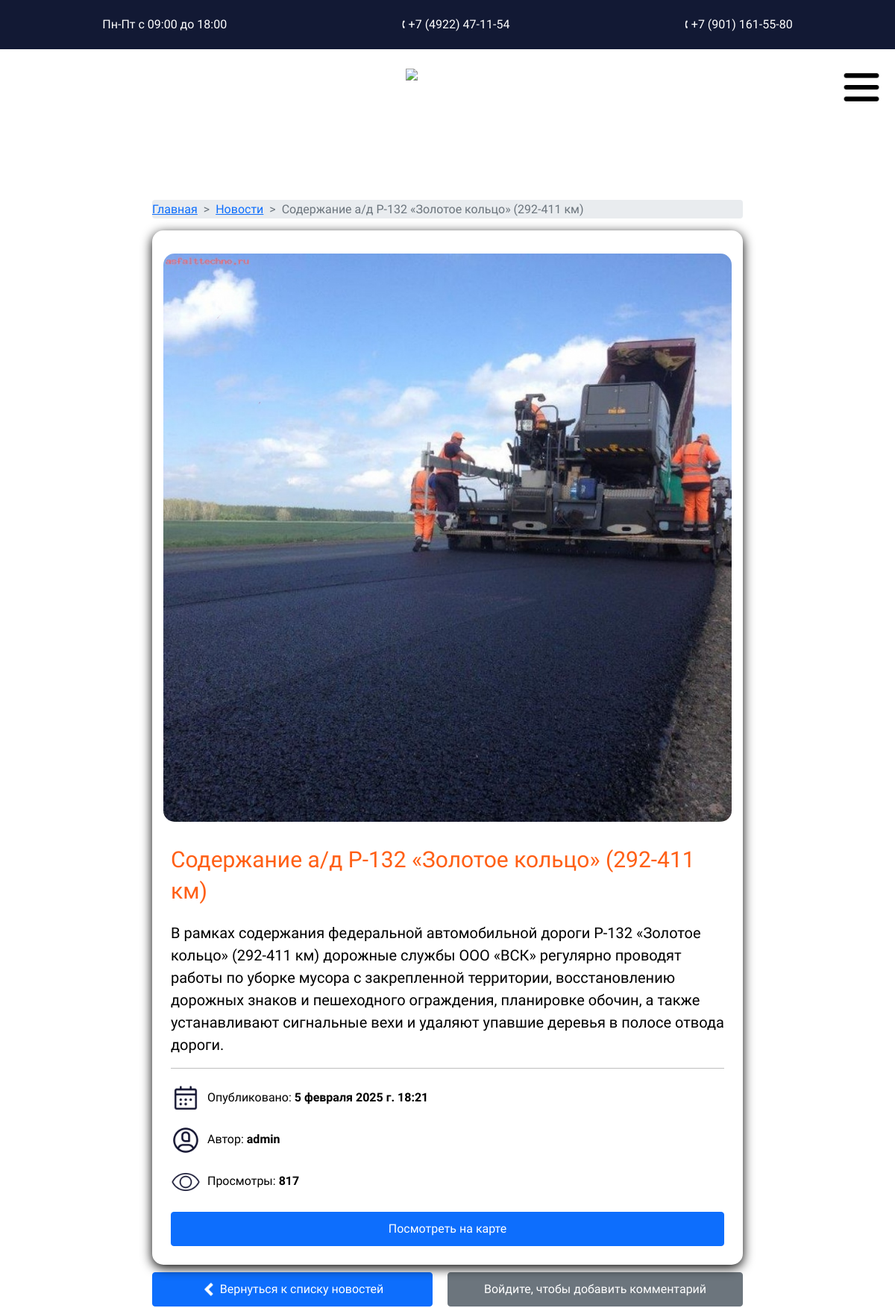
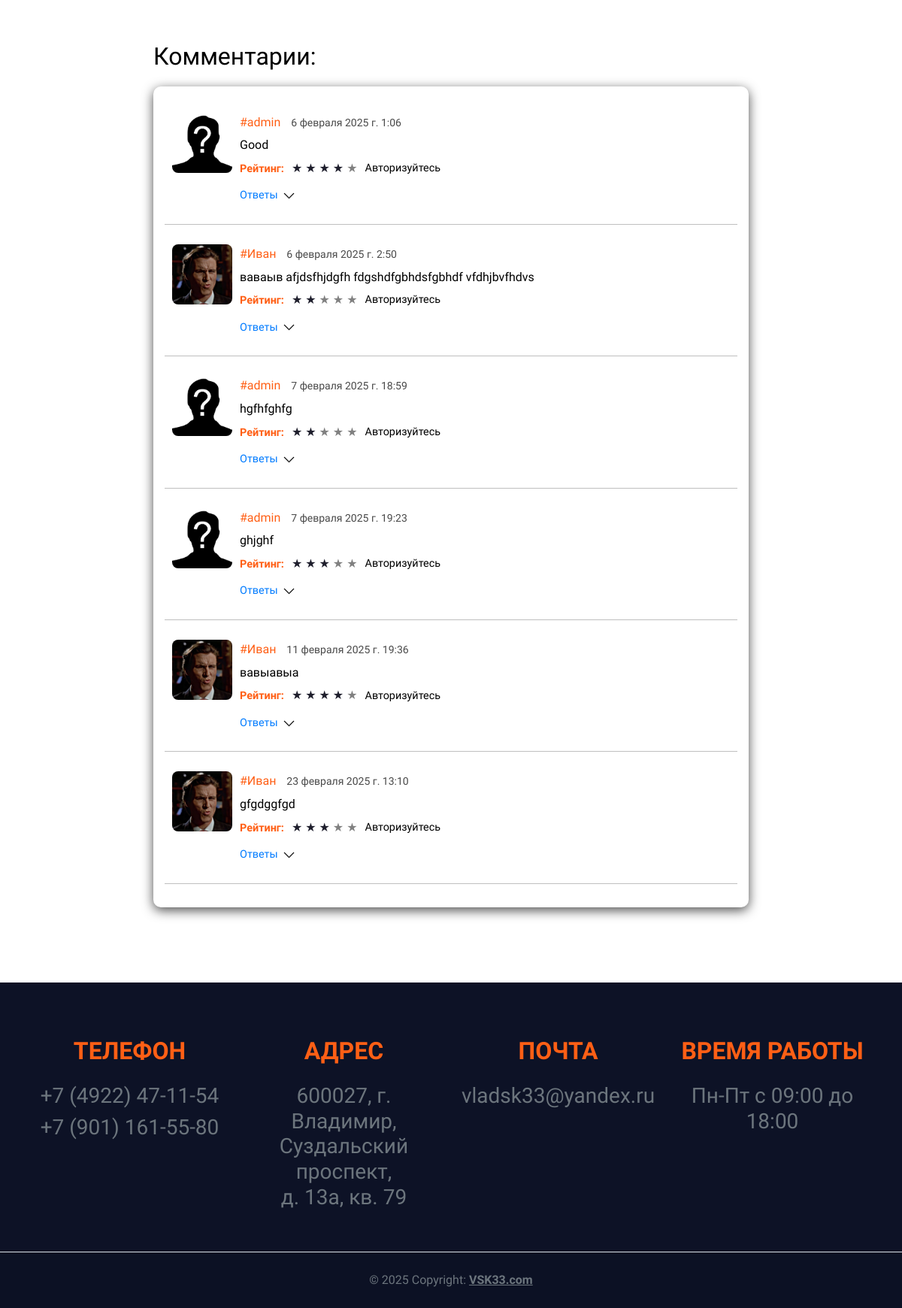
Screenshot of /news/2/ with the database file from the repository (2 pictures, top to bottom).
### base/models.py (models this page shows, shortened)
class News(models.Model):
    title = models.CharField(max_length=255, verbose_name="Заголовок")
    content = models.TextField(verbose_name="Содержание")
    published_at = models.DateTimeField(auto_now_add=True, verbose_name="Дата публикации")
    image = models.ImageField(upload_to='news_images/', null=True, blank=True, verbose_name="Изображение")
    views = models.IntegerField(default=0, null=True, blank=True, verbose_name="Просмотры")
    user = models.ForeignKey(User, null=True, on_delete=models.CASCADE, verbose_name="Пользователь")
    district = models.ForeignKey('District', null=True, blank=True, on_delete=models.CASCADE, verbose_name="Район")
    class Meta:
        verbose_name = "Новость"
        verbose_name_plural = "Новости"

class Review(models.Model):
    news_item = models.ForeignKey(News, related_name='reviews', on_delete=models.CASCADE, verbose_name="Новость")
    user = models.ForeignKey(User, on_delete=models.CASCADE, verbose_name="Пользователь")
    rating = models.IntegerField(verbose_name="Рейтинг")
    content = models.TextField(verbose_name="Комментарий")
    created_at = models.DateTimeField(auto_now_add=True, verbose_name="Дата создания")
    class Meta:
        verbose_name = "Комментарий"
        verbose_name_plural = "Комментарии"

class Avatar(models.Model):
    user = models.OneToOneField(User, on_delete=models.CASCADE, verbose_name="Пользователь")
    image = models.ImageField(upload_to='avatars/', blank=True, verbose_name="Изображение")
    class Meta:
        verbose_name = "Аватар"
        verbose_name_plural = "Аватары"

### base/views.py (the view)
# urls.py: path('news/<int:pk>/', news_detail, name='news_detail'),
def news_detail(request, pk):
    news_item = get_object_or_404(News, pk=pk)
    session_key = f'news_viewed_{pk}'
    if request.user.is_authenticated:
        if not request.session.get(session_key, False):
            news_item.views += 1
            news_item.save()
            request.session[session_key] = True
    reviews = news_item.reviews.all()
    if request.method == 'POST' and 'review_id' in request.POST:
        review_id = request.POST['review_id']
        review = get_object_or_404(Review, id=review_id)
        form = ResponseForm(request.POST)
        if form.is_valid():
            response = form.save(commit=False)
            response.review = review
            if request.user.is_authenticated:
                response.user = request.user
                response.save()
            else:
                response.save()
            return redirect('news_detail', pk=pk)
    else:
        form = ResponseForm()
    is_authenticated = request.user.is_authenticated
    return render(request, 'news_detail.html', {
        'news_item': news_item,
        'reviews': reviews,
        'form': form,
        'is_authenticated': is_authenticated,
    })

### base/templates/news_detail.html (shortened to what this page needs)
{% extends 'base.html' %}
{% load static %}
{% block content %}
    <link rel="stylesheet" type="text/css" href="{% static 'css/news.css' %}">
    <div class="container-fluid" style="padding: 100px 0;">
        <div class="row justify-content-center">
            <div class="col-12 col-md-10 col-lg-8">
                <div>
                    <nav style="--bs-breadcrumb-divider: '>';" aria-label="breadcrumb">
                        <ol class="breadcrumb">
                            <li class="breadcrumb-item"><a href="/">Главная</a></li>
                            <li class="breadcrumb-item"><a href="/news">Новости</a></li>
                            <li class="breadcrumb-item active" aria-current="page">{{ news_item.title }}</li>
                        </ol>
                    </nav>
                </div>
                <div class="news-item" style="position: relative; border-radius: 15px; box-shadow: 0 4px 15px rgba(0, 0, 0, 1); padding: 15px; background-color: #ffffff;">
                    <div class="content d-flex flex-column align-items-center mt-3 cart_news">
                        {% if news_item.image %}
                            <div style="max-width: 100%; overflow: hidden; border-radius: 15px; display: flex; justify-content: center; align-items: center;">
                                <img src="{{ news_item.image.url }}" alt="{{ news_item.title }}" class="news-image">
                            </div>
                        {% endif %}
                        <div class="text_news" style="width: 100%; padding: 10px;">
                            <div class="news-title">{{ news_item.title }}</div>
                            <p class="news-content">{{ news_item.content }}</p>
                            <hr style="border-color:#e0e0e0;">
                            <div style="margin-top: 20px; display: flex; justify-content: space-between; align-items: center;">
                                <div class="news-meta">
                                    <p class="meta-item">
                                        <img src="{% static 'img/calendar.gif'%}" alt="Календарь" class="meta-icon">
                                        Опубликовано: <span style="font-weight: bold;">{{ news_item.published_at }}</span>
                                    </p>
                                    <p class="meta-item">
                                        <img src="{% static 'img/writer.gif'%}" alt="Автор" class="meta-icon">
                                        Автор: <span style="font-weight: bold;">{{ news_item.user.username }}</span>
                                    </p>
                                    <p class="meta-item" style="margin-bottom: 0;">
                                        <img src="{% static 'img/eye1.gif'%}" alt="Просмотры" class="meta-icon">
                                        Просмотры: <span style="font-weight: bold;">{{ news_item.views }}</span>
                                    </p>
                                </div>
                            </div>
                            <button type="button" class="btn btn-primary" style="padding: 10px; margin-bottom:0px; margin-top:20px;">
                                <a href="" style="color:#fff; text-decoration:none;"> Посмотреть на карте </a>
                            </button>
                        </div>
                    </div>
                </div>
                <div style="display: flex; justify-content: space-between;">
                    <a href="{% url 'news_list' %}" class="btn btn-primary" style="flex: 1; margin: 10px 20px 10px 0; display: flex; align-items: center; justify-content: center; padding: 0px;">
                        <img src="{% static 'img/left.png' %}" alt="" style="width: 20px; height: 20px; margin-right: 5px;">
                        Вернуться к списку новостей
                    </a>
                    {% if is_authenticated %}
                        <button type="button" class="btn btn-primary" data-toggle="modal" data-target="#reviewModal" style="flex: 1; padding: 10px;">
                            Добавить комментарий
                        </button>
                    {% else %}
                        <button class="btn btn-secondary" style="flex: 1; padding: 10px;">
                           <a href="{% url 'loginn' %}" style="color:#fff; text-decoration:none;"> Войдите, чтобы добавить комментарий </a>
                        </button>
                    {% endif %}
                </div>
                <h2 class="mt-5">Комментарии:</h2>
                <div class="reviews">
                    {% if news_item.reviews.all.count == 0 %}
                        <p>Комментариев пока нет.</p>
                    {% else %}
                        {% for review in news_item.reviews.all %}
                            <div class="review" style="display: flex; padding: 10px; margin: 10px 0; border-radius: 5px;">
                                <div style="margin-right: 10px;">
                                    {% if review.user.avatar.image %}
                                        <img src="{{ review.user.avatar.image.url }}" alt="Аватарка" style="width: 80px; height: 80px; border-radius: 10%;">
                                    {% else %}
                                        <img src="{% static './img/default_avatar.jpg' %}" alt="Аватарка" style="width: 80px; height: 80px; border-radius: 10%;">
                                    {% endif %}
                                </div>
                                <div style="flex-grow: 1;">
                                    <div class="review-content">
                                        <p class="review-user" style="">#{{ review.user.username }}</p>
                                        <p class="review-created_at" style="">{{ review.created_at }}</p>
                                    </div>
                                    <p class="review-text" style="">{{ review.content }}</p>
                                    <div style="display: flex; align-items: center; margin-bottom: 10px;">
                                        <p style="margin: 0; margin-right: 10px;"><strong>Рейтинг:</strong></p>
                                        <div style="margin: 0; margin-right: 10px;" class="star">
                                            {% for i in "★★★★★" %}
                                                {% if forloop.counter <= review.rating %}
                                                    <span style="color: #1e1e2c;">{{ i }}</span>
                                                {% else %}
                                                    <span style="color: gray;">{{ i }}</span>
                                                {% endif %}
                                            {% endfor %}
                                        </div>
                                        {% if is_authenticated %}
                                            <a href="#" class="text-response" data-toggle="modal" data-target="#responseModal{{ review.id }}">Ответить</a>
                                        {% else %}
                                            <a href="{% url 'loginn' %}" class="text-response">Авторизуйтесь</a>
                                        {% endif %}
                                    </div>
                                    <a href="#" class="toggle-responses" style="color: #007bff; text-decoration: none; font-size: 0.9rem; cursor: pointer; transition: color 0.3s;">
                                        Ответы
                                        <img src="{% static 'img/down-dark.png' %}" alt="Стрелка вниз" style="width: 15px; height: 15px; vertical-align: middle; margin-left: 4px;">
                                    </a>
                                </div>
                            </div>
                            <hr style="border-color: #000000;">
                        {% endfor %}
                    {% endif %}
                </div>
            </div>
        </div>
    </div>
{% endblock %}

### base/templates/base.html (shortened to what this page needs)
<!DOCTYPE html>
{% load static %}
<head>
    <link rel="stylesheet" href="https://stackpath.bootstrapcdn.com/bootstrap/4.5.2/css/bootstrap.min.css">
    <link href="https://cdn.jsdelivr.net/npm/bootstrap@5.0.2/dist/css/bootstrap.min.css" rel="stylesheet">
    <link rel="stylesheet" type="text/css" href="{% static 'css/base.css' %}">
    <link rel="stylesheet" type="text/css" href="{% static 'css/index.css' %}">
</head>
<body>
    <ul class="menu-up">
        <li>Пн-Пт с 09:00 до 18:00</li>
        <li>🕻 +7 (4922) 47-11-54</li>
        <li>🕻 +7 (901) 161-55-80</li>
    </ul>
    <ul class="menu">
        <li><div></div></li>
        <li><img src="{% static 'img/logo.png' %}" alt="Меню" class="logo-menu"></li>
        <li class="menu-toggle" id="mobile-menu"><img src="{% static 'img/menu.png' %}" alt="Меню" class="menu-button"></li>
    </ul>
    {% block content %}{% endblock %}
</body>
<footer class="text-center text-lg-start bg-body-tertiary text-muted" style="background-color:#0D1226; width: 100%; position: relative;">
    <section class="d-flex justify-content-center justify-content-lg-between p-4 border-bottom ">
        <div class="container text-center text-md-start mt-5">
            <div class="row text-center">
                <div class="col-md-3 col-lg-3 col-xl-3 mx-auto mb-4">
                    <h2 class="text-uppercase fw-bold mb-4" style="color:#FF5F15">Телефон</h2>
                    <h3>+7 (4922) 47-11-54</h3>
                    <h3>+7 (901) 161-55-80</h3>
                </div>
                <div class="col-md-3 col-lg-3 col-xl-3 mx-auto mb-4">
                    <h2 class="text-uppercase fw-bold mb-4" style="color:#FF5F15">Адрес</h2>
                    <h3>600027, г. Владимир,<br>Суздальский проспект,<br>д. 13а, кв. 79</h3>
                </div>
                <div class="col-md-3 col-lg-3 col-xl-3 mx-auto mb-4">
                    <h2 class="text-uppercase fw-bold mb-4" style="color:#FF5F15">Почта</h2>
                    <h3>vladsk33@yandex.ru</h3>
                </div>
                <div class="col-md-3 col-lg-3 col-xl-3 mx-auto mb-4">
                    <h2 class="text-uppercase fw-bold mb-4" style="color:#FF5F15">Время работы</h2>
                   <h3>Пн-Пт с 09:00 до 18:00</h3>
                </div>
            </div>
        </div>
    </section>
    <div class="text-center p-4" style="background-color: rgba(0, 0, 0, 0.05);">
        © 2025 Copyright:
        <a class="text-reset fw-bold" href="#">VSK33.com</a>
    </div>
</footer>
</html>

### base/static/css/base.css (style rules this page uses)
body { font-family: 'Montserrat Alternates', sans-serif; font-weight: 500; margin: 0; overflow-x: hidden; }
.menu-toggle { display: none; flex-direction: column; cursor: pointer; }
.menu-button { width: 50px; height: 50px; }
.logo-menu { display: none; width: 100px; height: 50px; }
.menu { justify-content: space-between; display: none; background-color: #ffffff; padding: 10px 20px; color: white; position: relative; }
.menu-up { list-style-type: none; justify-content: space-between; display: flex; background-color: #121934; padding: 10px 20px; color: white; position: relative; }
.menu-up li { margin: auto; padding: 10px 10px; }
.menu li { margin-left:30px; align-content: center; }
@media (max-width: 1300px) { .menu-up li { font-size: 24px; } }
@media (max-width: 1400px) { .menu { display: flex; } }
@media (max-width: 1400px) { .menu-button { margin: auto; width: 50px; height: 50px; } }
@media (max-width: 1400px) { .logo-menu { display: flex; } }
@media (max-width: 1400px) { .menu-toggle { display: flex; } }
@media (max-width: 1400px) { .menu-up li { font-size: 16px; } }

### base/static/css/index.css (style rules this page uses)
body { background-color: #ffffff; }

### base/static/css/news.css (style rules this page uses)
body { font-family: 'Montserrat Alternates', sans-serif; margin: 0; padding: 0; line-height: 1.6; }
.container-fluid { color: var(--text-dark); padding: 100px 0; overflow-x: hidden; }
.news-title { font-size: 30px; line-height: 1.4; color: var(--primary-color); padding: 20px 0; }
.news-image { max-width: 100%; height: auto; border-radius: var(--border-radius); object-fit: cover; }
.news-content { font-size: 20px; line-height: 1.5; word-break: break-word; overflow-wrap: break-word; white-space: normal; }
.reviews { margin-top: 20px; padding: 15px; border-radius: var(--border-radius); box-shadow: var(--box-shadow); color: var(--text-dark); }
.review { margin-bottom: 15px; padding: 10px; border-radius: 5px; }
.review strong { color: var(--primary-color); font-size: 0.9rem; }
.review-content { margin-bottom: 5px; }
.review-user { color: var(--primary-color); font-size: 16px; display: inline; }
.review-text { margin-bottom: 5px; word-break: break-word; overflow-wrap: break-word; white-space: normal; }
.review-created_at { color: var(--text-gray); font-size: 14px; display: inline; margin-left: 10px; }
.text-response { color: var(--text-dark); text-decoration: none; font-size: 0.9rem; cursor: pointer; transition: color 0.3s ease; }
textarea, select, button { width: 100%; margin: 10px 0; padding: 10px; border: none; border-radius: 5px; background-color: var(--background-dark); color: var(--text-light); font-size: 20px; cursor: pointer; transition: background-color var(--transition-speed); }
.meta-icon { width: 40px; height: 40px; margin-right: 5px; vertical-align: middle; }
.meta-item { font-size: 16px; }

### rows the page displays
News: title "Содержание а/д Р-132 «Золотое кольцо» (292-411 км)", image (picture), content "В рамках содержания федеральной автомобильной дороги Р-132 «Золотое кольцо» (292-411 км) дорожные службы ООО «ВСК» регулярно проводят работы по уборке мусора с закрепленной территории, восстановлению дорожных знаков и пешеходного ограждения, планировке обочин, а также устанавливают сигнальные вехи и удаляют упавшие деревья в полосе отвода дороги.", published_at "5 февраля 2025 г. 18:21", user.username "admin", views "817"
Review: user.username "admin", created_at "6 февраля 2025 г. 1:06", content "Good", i "★" "★" "★" "★", i "★"
Review: user.avatar.image (picture), user.username "Иван", created_at "6 февраля 2025 г. 2:50", content "ваваыв аfjdsfhjdgfh fdgshdfgbhdsfgbhdf vfdhjbvfhdvs", i "★" "★", i "★" "★" "★"
Review: user.username "admin", created_at "7 февраля 2025 г. 18:59", content "hgfhfghfg", i "★" "★", i "★" "★" "★"
Review: user.username "admin", created_at "7 февраля 2025 г. 19:23", content "ghjghf", i "★" "★" "★", i "★" "★"
Review: user.avatar.image (picture), user.username "Иван", created_at "11 февраля 2025 г. 19:36", content "вавыавыа", i "★" "★" "★" "★", i "★"
Review: user.avatar.image (picture), user.username "Иван", created_at "23 февраля 2025 г. 13:10", content "gfgdggfgd", i "★" "★" "★", i "★" "★"
